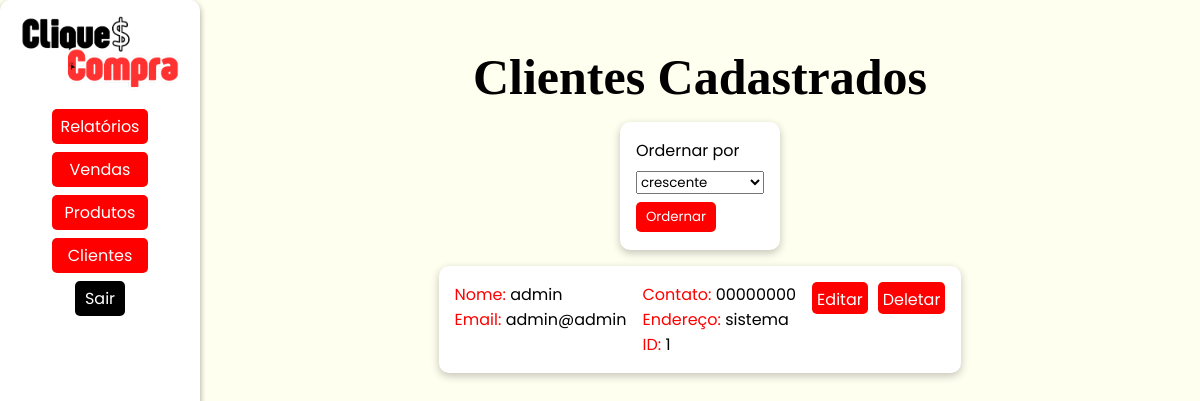
Page /clientes/ (signed in) on the earlier database version.
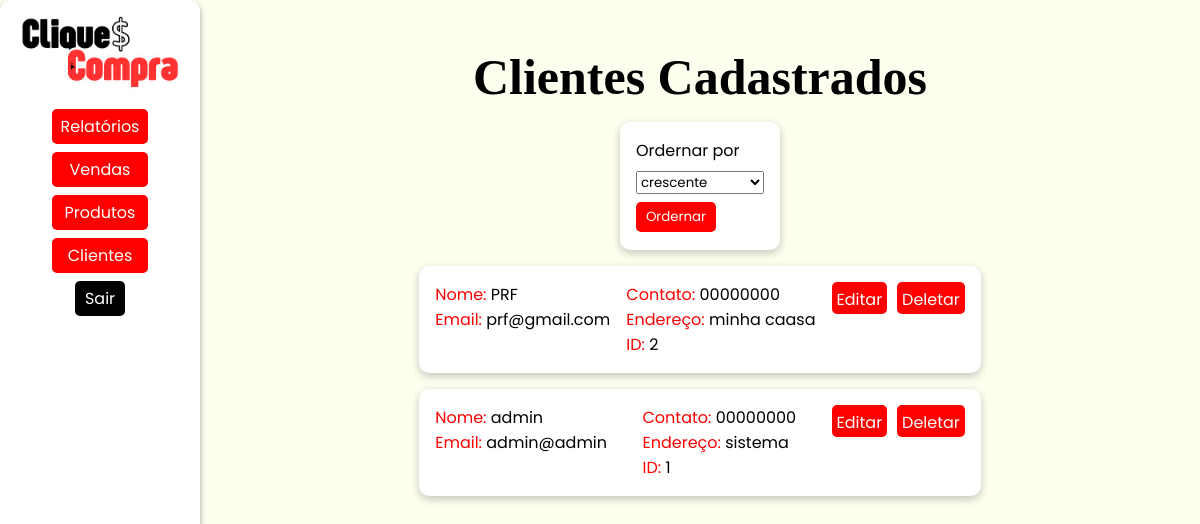
Same page on the later database version.
### models/clientes.py (models this page shows, shortened)
class Cliente(Base, UserMixin):
    __tablename__ = 'tb_clientes'
    cli_id:Mapped[int] = mapped_column(primary_key = True, autoincrement=True)
    cli_nome:Mapped[str] = mapped_column(nullable=False)
    cli_email:Mapped[str] = mapped_column(unique = True, nullable=False)
    cli_telefone:Mapped[str] = mapped_column(nullable=False)
    cli_endereco:Mapped[str] = mapped_column(nullable=False)
    cli_senha:Mapped[str] = mapped_column(nullable=False)
    cli_tipo:Mapped[str] = mapped_column(nullable=False)
    vendas: Mapped[list["Venda"]] = relationship("Venda", back_populates="clientes", cascade="all, delete-orphan")
    @classmethod
    def find(cls, **kwargs):
        if 'email' in kwargs:
            return session.query(cls).filter_by(cli_email=kwargs['email']).first() #SELECT * FROM tb_clientes WHERE cli_email = email
        elif 'id' in kwargs:
            return session.query(cls).filter_by(cli_id=kwargs['id']).first() #SELECT * FROM tb_clientes WHERE cli_id = id
        else:
            raise AttributeError('A busca deve ser feita por email ou id.')
    @classmethod
    def all(cls, ordem = "crescente"):
        if ordem == "crescente":
            direcao = "ASC"
        elif ordem == "decrescente":
            direcao = "DESC"
        sql = text(f"SELECT * FROM tb_clientes ORDER BY cli_nome {direcao}")
        clientes = session.execute(sql).fetchall()
        return clientes

### controllers/clientes.py (the view)
@cliente_bp.route('/', methods=['POST', 'GET'])
@login_required
def view():
    if request.method == 'POST':
        ordem = request.form['ordem']
        clientes = Cliente.all(ordem=ordem)
    elif request.method == 'GET':
        clientes = Cliente.all()
    return render_template('clientes/view.html', clientes = clientes)

### controllers/clientes.py (called while the page is built)
@login_manager.user_loader
def load_user(user_id):
    return Cliente.find(id=user_id)

### templates/clientes/view.html (shortened to what this page needs)
{% extends "model.html" %}
{% block head_extras %}
<link rel="stylesheet" href="{{ url_for('static', filename='style/model.css') }}">
<link rel="stylesheet" href="{{ url_for('static', filename='style/clientes.css') }}">
{% endblock %}
{% block content %}
<nav class="nav-reg">
    <img src="../../static/assets/cliqueconta.png" alt="Logo do CliqueCompra">
    <div class="links">
        {% if current_user.cli_id == 1 %}
            <div class="dropdown">
                <button class="dropdown-button" onclick="toggleDropdown('relatorios-menu')">Relatórios</button>
            </div>
            <div class="dropdown">
                <button class="dropdown-button" onclick="toggleDropdown('vendas-menu')">Vendas</button>
            </div>
        {% endif %}
        <div class="dropdown">
            <button class="dropdown-button" onclick="toggleDropdown('produtos-menu')">Produtos</button>
        </div>
        {% if current_user.cli_id == 1 %}
            <div class="dropdown">
                <button class="dropdown-button" onclick="toggleDropdown('clientes-menu')">Clientes</button>
            </div>
        {% endif %}
        <a class='sair' href="{{url_for('cliente.logout')}}">Sair</a>
    </div>
</nav>
<main>
    <h1>Clientes Cadastrados</h1>
    <div class="filtro">
        <span>Ordernar por</span>
        <form action="{{url_for('cliente.view')}}" method="post">
            <select name="ordem" id="filtro-cli">
                <option value="crescente">crescente</option>
            </select>
            <button type="submit">Ordernar</button>
        </form>
    </div>
    <div class="clientes">
        {% for cliente in clientes %}
            {% if cliente.cli_email != "adm@adm" %}
                <div class="cliente">
                    <ul>
                        <li><span style="color: red;">Nome:</span> {{ cliente.cli_nome }}</li>
                        <li><span style="color: red;">Email:</span> {{ cliente.cli_email }}</li>
                    </ul>
                    <ul>
                        <li><span style="color: red;">Contato:</span> {{ cliente.cli_telefone }}</li>
                        <li><span style="color: red;">Endereço:</span> {{ cliente.cli_endereco }}</li>
                        <li><span style="color: red;">ID:</span> {{ cliente.cli_id }}</li>
                    </ul>
                    <div class="acoes">
                        <a href="{{ url_for('cliente.edit', cli_id=cliente.cli_id) }}">Editar</a>
                        <a href="#" onclick="return confirmarDeletar('{{url_for('cliente.remove', cli_id=cliente.cli_id)}}')">Deletar</a>
                    </div>
                </div>
            {% endif %}
        {% endfor %}
    </div>
</main>
{% endblock %}

### templates/model.html (shortened to what this page needs)
<!DOCTYPE html>
<html lang="en">
<head>
    {% block head_extras %}
    {% endblock %}
</head>
<body>
    {% block content %}{% endblock %}
</body>
</html>

### static/style/model.css (style rules this page uses)
* { padding: 0; margin: 0; box-sizing: border-box; font-family: "Poppins", serif; }
body { display: flex; min-width: 100vw; height: 100%; background-color: #FFFFF0; }
.dropdown { width: 100%; display: flex; flex-direction: column; align-items: center; justify-content: center; }

### static/style/clientes.css (style rules this page uses)
main { width: 100%; height: 100vh; display: flex; flex-direction: column; align-items: center; margin-top: 3rem; }
h1 { font-family: 'Playfair Display', serif; font-size: 50px; }

Differences in the rows shown:
added Cliente: cli_nome "PRF", cli_email "prf@gmail.com", cli_telefone "00000000", cli_endereco "minha caasa", cli_id "2"
